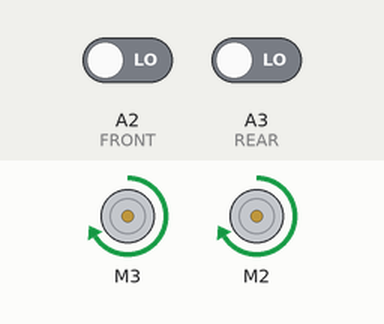
The sketch below on a simulated Arduino Uno, built with avr-gcc and run on an emulated ATmega328P. Shown: 2 × DC motor (green arrow = forward, orange = backward, longer = faster). The test bench sets the inputs (shaded band); at power-on: A2 (FRONT) LOW, A3 (REAR) LOW. What the sketch prints to the serial monitor is not drawn.

Above: at 0.1 s.
Timing chart, 0 to 1.6 s (numbered marks = the images above):
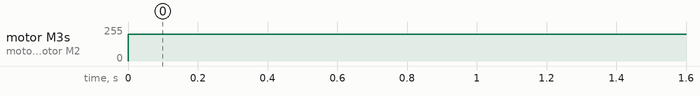

The sketch:

rpm_tester.ino
```cpp
//#include "AFMotor_R4.h"
//#include <Arduino.h>
#include "BodyMovement.h"

#define FRONT A2
#define REAR A3

Wheel front(3, FRONT);
Wheel rear(2, REAR);

void setup() {
  pinMode(FRONT, INPUT);
  pinMode(REAR, INPUT);
  Serial.begin(9600);
}

void loop() {
  moveWheels();
  Serial.print("front: ");
  Serial.println(front.holes);
  Serial.print("rear: ");
  Serial.println(rear.holes);
  while (!Serial.available()) {
    // breakpoint
  }
  Serial.read();
}

void moveWheels() {
  front.forward();
  rear.forward();
}
```

BodyMovement.h
```cpp
#include "Wheel.h"

void moveForward(Wheel first, Wheel second) {
  first.forward();
  second.forward();
}

void calculateAllRPS(Wheel first, Wheel second) {
  first.calculateRPS();
  second.calculateRPS();
}
```

Wheel.h
```cpp
#ifndef WHEEL_H
#define WHEEL_H

#include "AFMotor_R4.h"
#include <Arduino.h>

// 24-10-2026: successfully replicated error in sisa_body.
//             Fucking now what??

class Wheel {
  private:
    const int diskSlots = 20;

  public:
    int sensorPin;
    int prevReading = 0;
    int holes = 0;
    AF_DCMotor motor;

     Wheel(AF_DCMotor motor, int sensorPin) : motor(motor) {
        this->sensorPin = sensorPin;
     }

     void forward() {
        calculateRPS();
        motor.setSpeed(200);
        motor.run(FORWARD);
     }

     void calculateRPS() {
         int currValue = digitalRead(this->sensorPin);
         Serial.print("currValue: ");
         Serial.println(currValue);

         if (prevReading < currValue) {
            ++holes;
         }
         prevReading = currValue;

     }

};

#endif
```

Measured:
- by itself, motor M3, motor M2: stopped → forward 200/255 at 0.00 s
